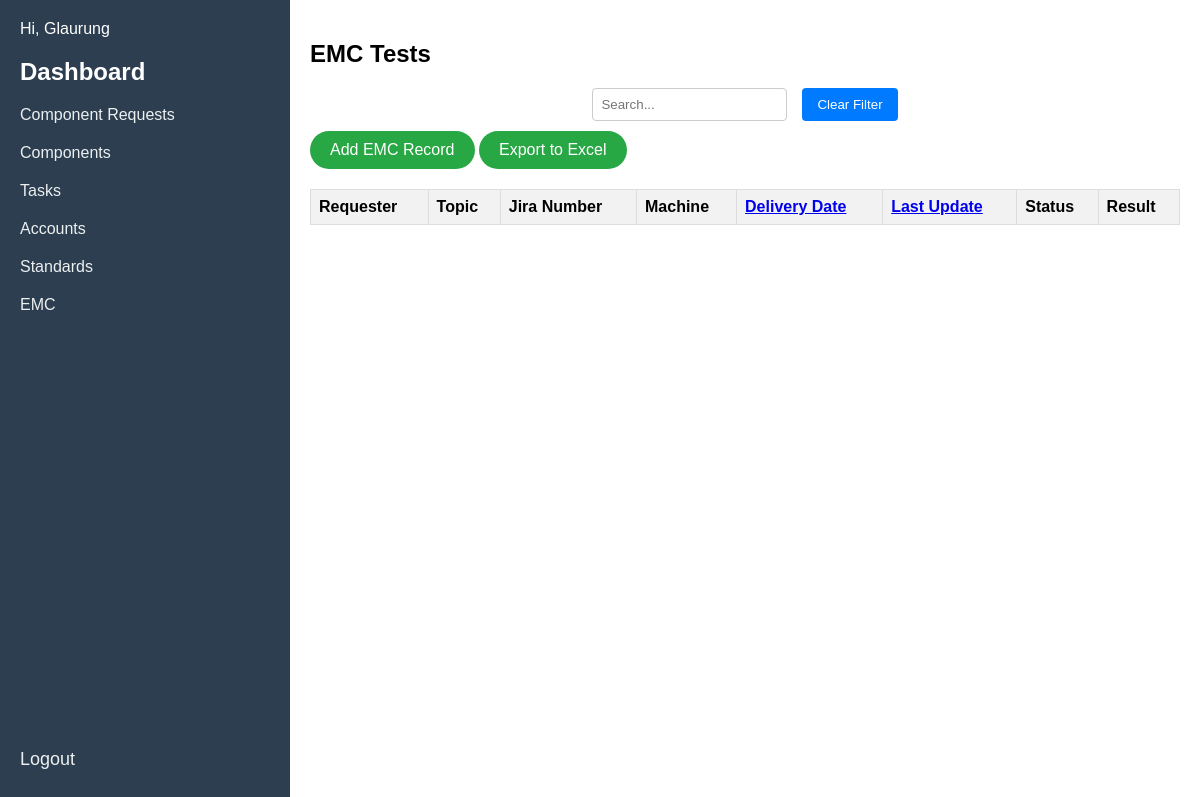
The page /UserAuth/EMC/ (signed in) on the database as committed earlier.
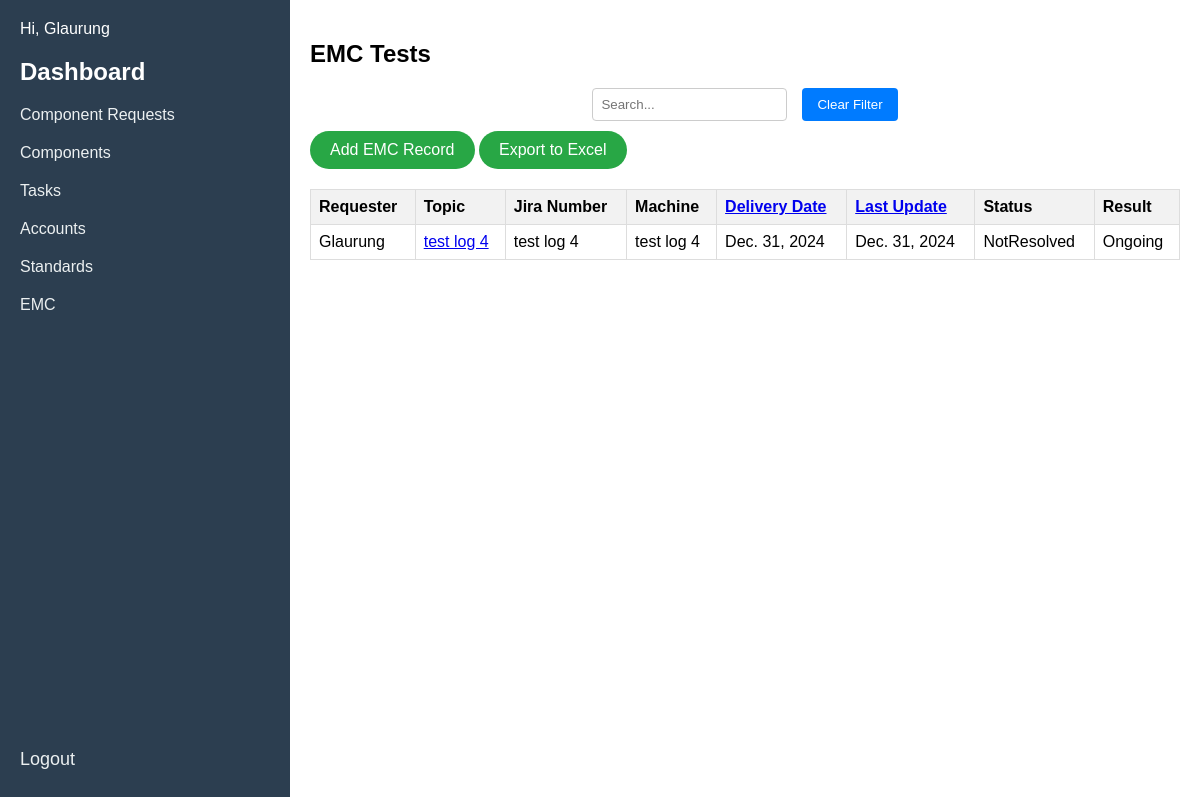
The same page on the database as committed later.
### Tasks/models.py (models this page shows, shortened)
class EMC(models.Model):
    Requester = models.ForeignKey("auth.User",on_delete = models.PROTECT,default = 1,verbose_name='Talep Eden',related_name='emc_Requester')
    Topic = models.CharField(max_length=100,verbose_name="Test")
    Notes = models.TextField(verbose_name="Notlar",blank=True,null=True)
    Number = models.CharField(max_length=100,verbose_name="Test Numarası")
    Machine = models.CharField(max_length=100,verbose_name="Test Makinesi")
    Delivery_Date = models.DateField(verbose_name="Teslim Tarihi",auto_now_add=True)
    Update_Date = models.DateField(auto_now=True,verbose_name="Son Güncelleme")
    Status_Chocies = [("NotResolved","Tamamlanmadı"),("Ongoing","Devam Ediyor"),("Finished","Tamamlandı"),("Pending","Beklemede"),("Cancelled","İptal Edildi")]
    Status = models.CharField(max_length=100,verbose_name="Durum",choices=Status_Chocies,default="NotResolved")
    Result_Choices = [("Pass","Geçti"),("Fail","Başarısız"),("Ongoing","Devam Ediyor")]
    Test_link = models.CharField(verbose_name="Test Linki",blank=True,null=True,max_length=200)
    Result = models.CharField(max_length=100,verbose_name="Sonuç",choices=Result_Choices)
    EUT_Description = models.FileField(upload_to=emc_upload_to,verbose_name="EUT File",null=True,blank=True)

### UserAuth/views.py (the view)
# urls.py: path('EMC/', views.EMC_table, name='EMC_table'),
@login_required(login_url='UserAuth:login')
def EMC_table(request):
    sort_by = request.GET.get('sort_by', 'Update_Date')
    order = request.GET.get('order', 'desc')
    if order == 'asc':
        EMC_datas = EMC.objects.all().order_by(sort_by)
    else:
        EMC_datas = EMC.objects.all().order_by(f'-{sort_by}')
    context = {
        'EMC_datas': EMC_datas,
        'current_order': order
    }
    return render(request,'EMC_records.html', context=context)

### templates/EMC_records.html (shortened to what this page needs)
<!DOCTYPE html>
<html lang="en">
<head>
</head>
<body>
    <div class="sidebar">
        <div>
            <p>Hi, {{ user.username }}</p>
            <h2>Dashboard</h2>
            <a href="{% url 'UserAuth:component_requests' %}">Component Requests</a>
            <a href="{% url 'UserAuth:component' %}">Components</a>
            <a href="#" onclick="loadContent('tasks')">Tasks</a>
            <a href="{% url 'UserAuth:accounts' %}">Accounts</a>
            <a href="#" onclick="toggleSubtopics('standards')">Standards</a>
            <a href="#" onclick="showTable('EMC')">EMC</a>
        </div>
        <div>
            <form action="{% url 'UserAuth:logout' %}" method="post">
                <button type="submit">Logout</button>
            </form>
        </div>
    </div>
    <div class="main-content" id="main-content">
        <div id="EMCTable" class="table-container">
            <h2>EMC Tests</h2>
            <div class="filter-container">
                <input type="text" id="filterInput" placeholder="Search..." onkeyup="filterTable()">
                <button type="button" onclick="clearFilter()">Clear Filter</button>
            </div>
            <a href="{% url 'UserAuth:add_EMC' %}" class="add-button">Add EMC Record</a>
            <a href="{% url 'UserAuth:cp_export_csv' %}" class="export-button">Export to Excel</a>
            <table id="EMCTable">
                <tr>
                    <th>Requester</th>
                    <th>Topic</th>
                    <th>Jira Number</th>
                    <th>Machine</th>
                    <th>
                        <a href="?sort_by=Delivery_Date&order={% if current_order == 'asc' %}desc{% else %}asc{% endif %}">
                            Delivery Date
                        </a>
                    </th>
                    <th>
                        <a href="?sort_by=Update_Date&order={% if current_order == 'asc' %}desc{% else %}asc{% endif %}">
                            Last Update
                        </a>
                    </th>
                    <th>Status</th>
                    <th>Result</th>
                </tr>
                {% for request in EMC_datas %}
                <tr>
                    <td>{{ request.Requester }}</td>
                    <td><a href="{% url 'UserAuth:edit_EMC' request.id %}">{{ request.Topic}}</a></td>
                    <td>{{ request.Number }}</td>
                    <td>{{ request.Machine }}</td>
                    <td>{{ request.Delivery_Date }}</td>
                    <td>{{ request.Update_Date }}</td>
                    <td>{{ request.Status }}</td>
                    <td>{{ request.Result }}</td>
                </tr>
                {% endfor %}
            </table>
        </div>
    </div>
    </body>
    </html>

Rows that differ between the two databases and show on the page:
added EMC: Requester "Glaurung", Topic "test log 4", Number "test log 4", Machine "test log 4", Delivery_Date "Dec. 31, 2024", Update_Date "Dec. 31, 2024", Status "NotResolved", Result "Ongoing"
